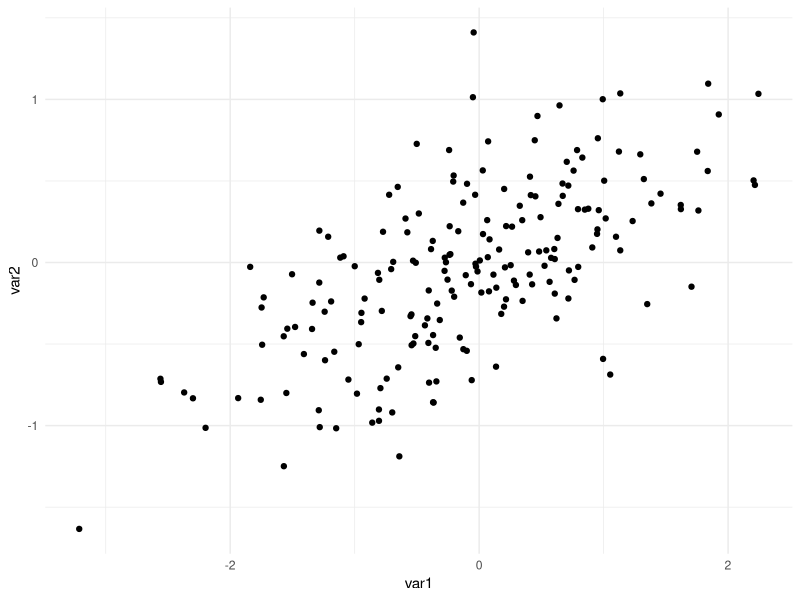
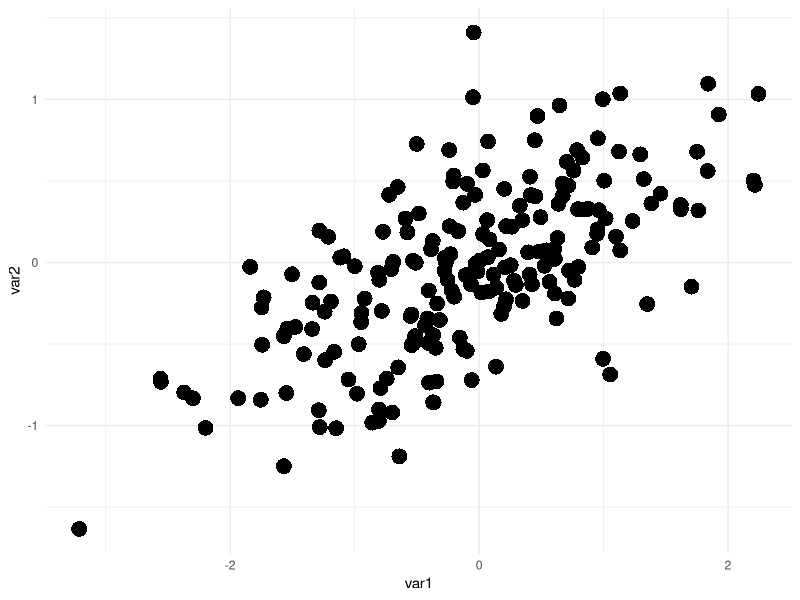
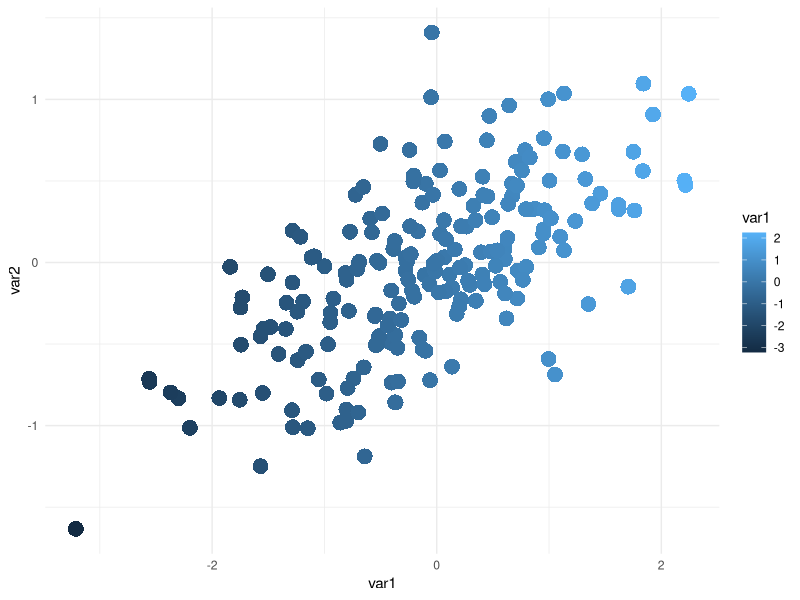
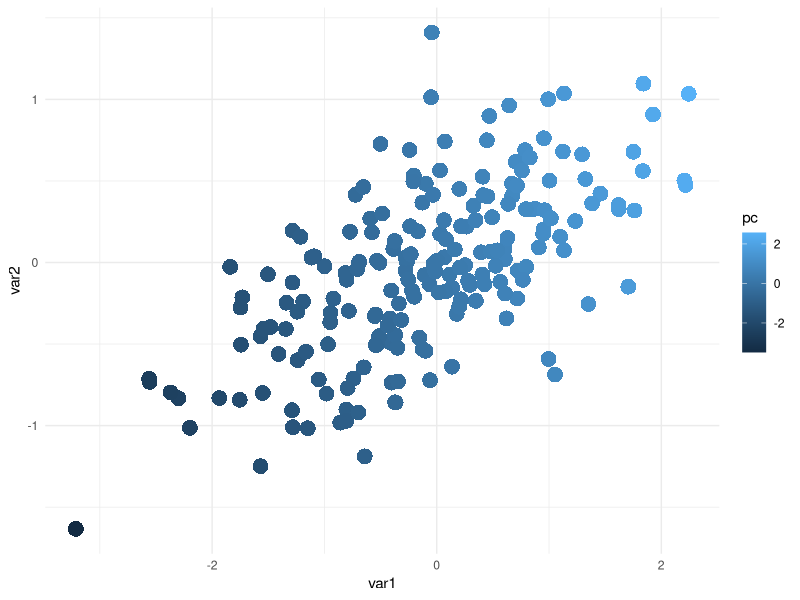
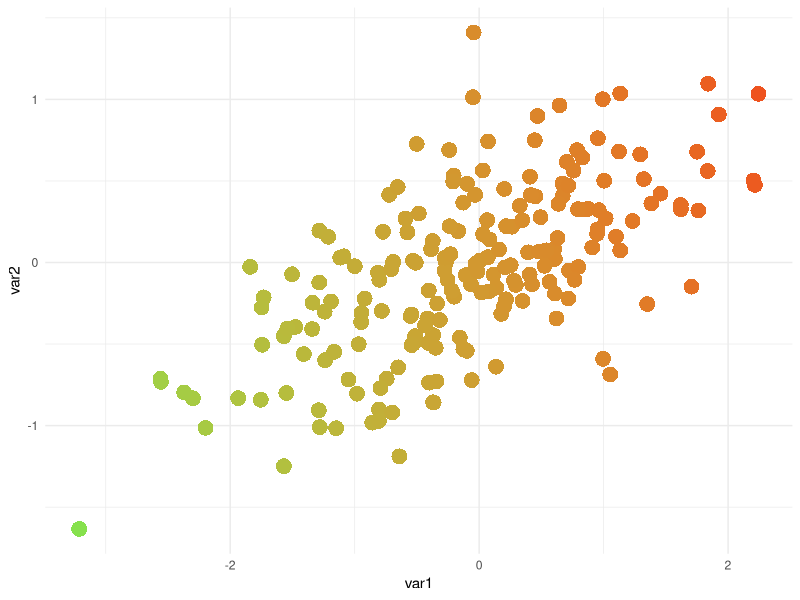
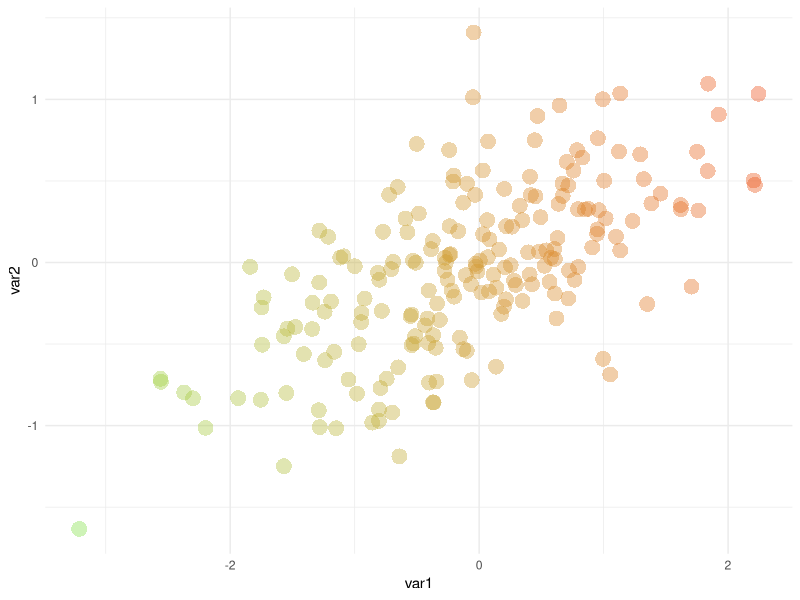

The R script that drew these images, in order:
# Beautiful Scatter plots using ggplot2

# clear the workspace
rm(list=ls())
# set seed for code reproducibility
set.seed(7890)
n <- 200
df <- data.frame(var1 = rnorm(n))
df$var2 <- 0.4 * (df$var1 + rnorm(n))
head(df)

# Using ggplot2, the basic scatter plot (with theme_minimal) is created
library(ggplot2)

ggplot(df, aes(var1, var2))+
  geom_point()+
  theme_minimal()
# tweaking the shape and size
ggplot(df, aes(var1, var2))+
  geom_point(shape=16, size=5)+
  theme_minimal()
# adding color to visualize the correlation between the variables
ggplot(df, aes(var1, var2, color=var1))+
  geom_point(shape=16, size=5)+
  theme_minimal()
#  the problem is that the color is changing as the points go from left to right. Instead, we want the color to change in a direction that characterises the correlation – diagonally in this case.
# To do this, we can color points by the first principal component. Add it to the data frame as a variable pc and use it to color like so:
df$pc<- predict(princomp(~var1+var2, df))[,1]
ggplot(df, aes(var1, var2, color=pc))+
  geom_point(shape=16, size=5)+
  theme_minimal()
# Now we can add color, let’s pick something nice with the help of the scale_color_gradient functions and some nice hex codes 
ggplot(df, aes(var1, var2, color = pc)) +
  geom_point(shape = 16, size = 5, show.legend = FALSE) +
  theme_minimal() +
  scale_color_gradient(low = "#86e14d", high = "#ee531f")
# Now it’s time to get rid of those offensive mushes by adjusting the transparency with alpha.
ggplot(df, aes(var1, var2, color = pc)) +
  geom_point(shape = 16, size = 5, show.legend = FALSE,
             alpha = .4) +
  theme_minimal() +
  scale_color_gradient(low = "#86e14d", high = "#ee531f")+
  scale_alpha(range = c(.05, .25))
